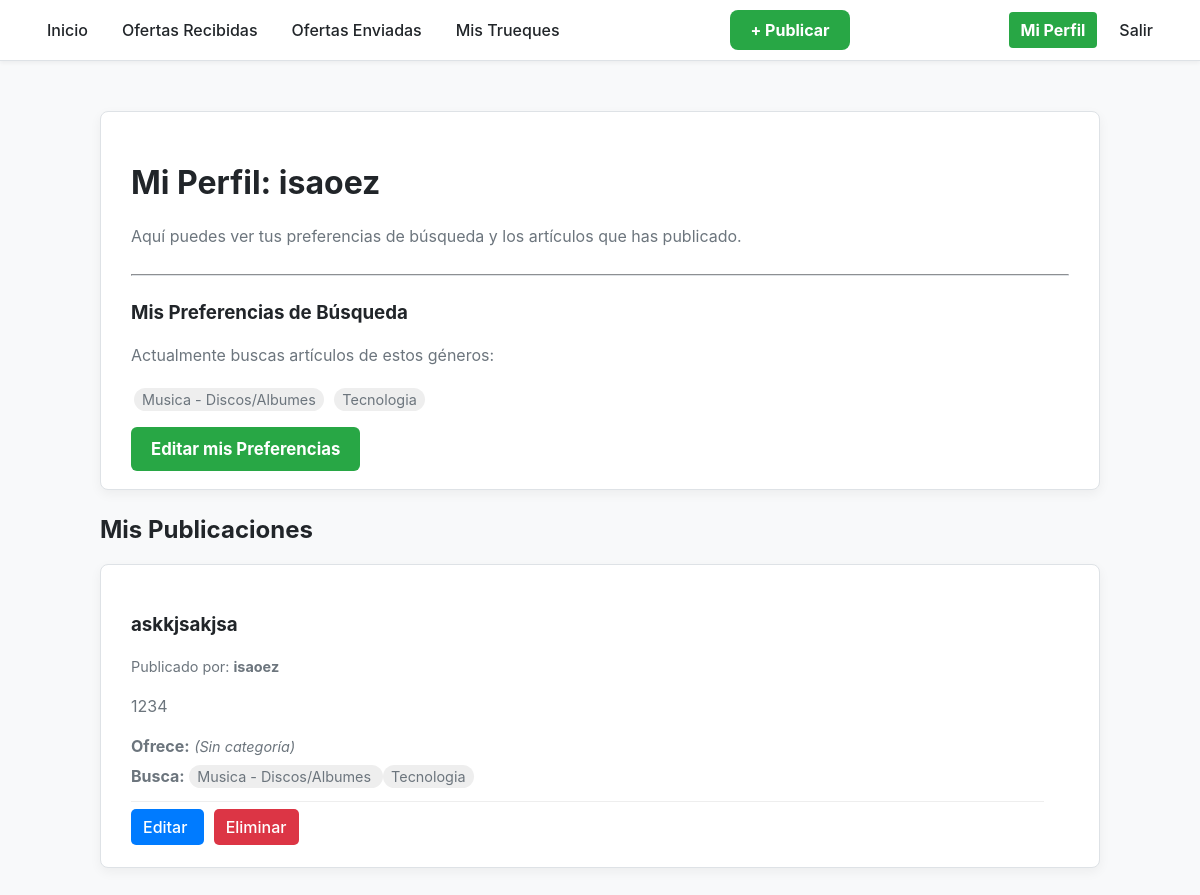
The app's page /perfil/ (signed in), older data.
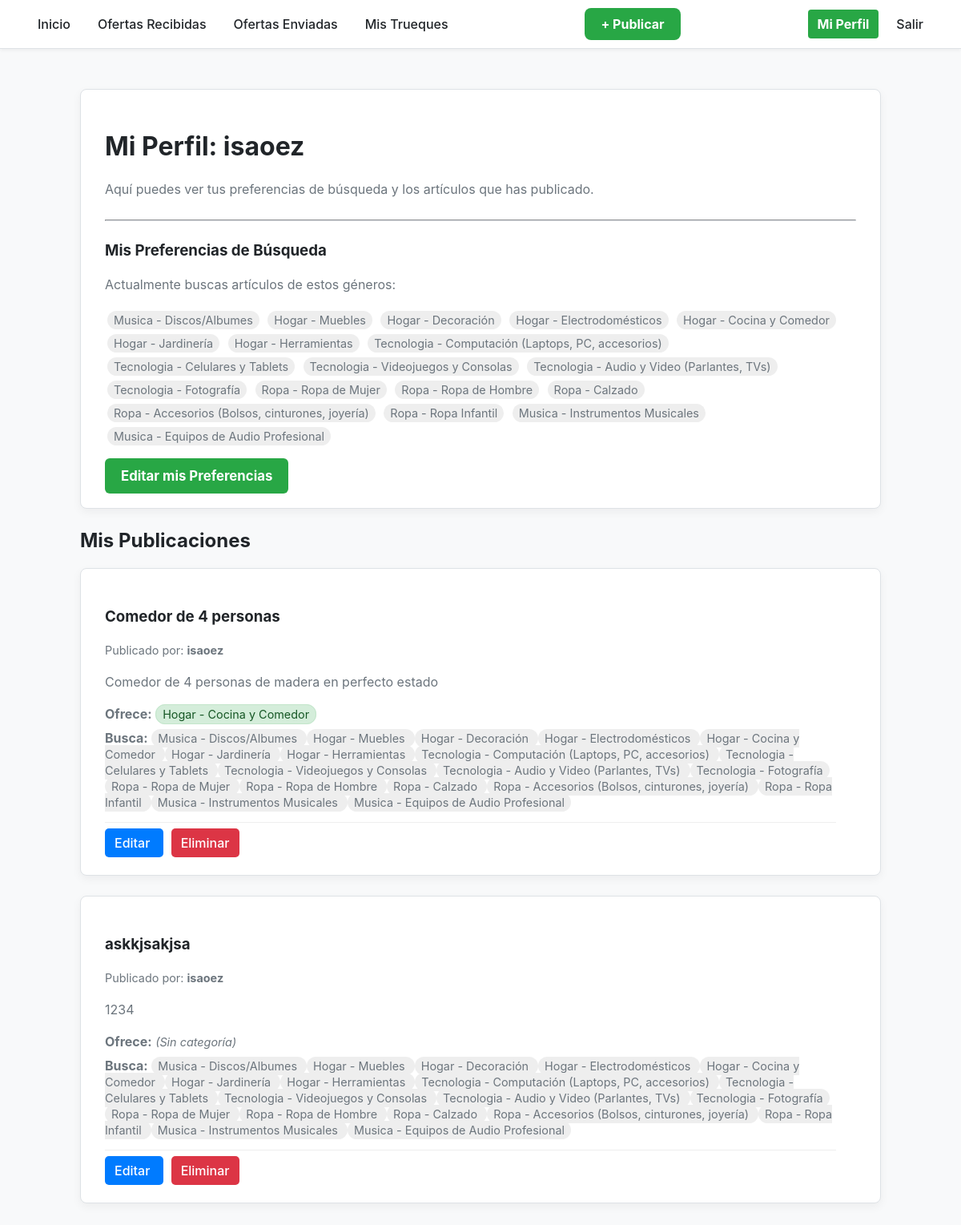
The same page, newer data.
### myapp/models.py (models this page shows, shortened)
class Categoria(models.Model):
    nombre = models.CharField(max_length=100, unique=True)
    padre = models.ForeignKey('self', null=True, blank=True, on_delete=models.CASCADE, related_name='subcategorias')
    def __str__(self):
        ruta_completa = [self.nombre]
        k = self.padre
        while k is not None:
            ruta_completa.insert(0, k.nombre)
            k = k.padre
        return ' - '.join(ruta_completa)

class Articulo(models.Model):
    titulo = models.CharField(max_length=200)
    descripcion = models.TextField()
    propietario = models.ForeignKey(User, on_delete=models.CASCADE)
    imagen = models.ImageField(upload_to='publicaciones/', null=True, blank=True)
    categorias = models.ManyToManyField(Categoria, related_name='articulos')

### myapp/views.py (the view)
# urls.py: path('perfil/', views.ver_perfil, name='perfil'),
@login_required
def ver_perfil(request):
    mis_articulos = Articulo.objects.filter(propietario=request.user).order_by('-id')
    contexto = {
        'mis_articulos': mis_articulos
    }
    return render(request, 'perfil.html', contexto)

### myapp/context_processors.py (called while the page is built)
def notificaciones_pendientes(request):
    if not request.user.is_authenticated:
        return {}
    try:
        ofertas_count = Oferta.objects.filter(
            articulo_deseado__propietario=request.user,
            estado='PENDIENTE'
        ).count()
    except:
        ofertas_count = 0
    try:
        trueques_count = TruequeSugerido.objects.filter(
            participantes=request.user,
            estado='SUGERIDO'
        ).exclude(
            usuarios_que_aceptaron=request.user
        ).count()
    except:
        trueques_count = 0
    return {
        'ofertas_pendientes_count': ofertas_count,
        'trueques_pendientes_count': trueques_count,
    }

### myapp/templates/perfil.html (shortened to what this page needs)
{% extends 'layout/base.html' %}
{% block content %}
<div class="card">
    <h1>Mi Perfil: {{ user.username }}</h1>
    <p>Aquí puedes ver tus preferencias de búsqueda y los artículos que has publicado.</p>
    <hr style="margin: 25px 0; border-color: var(--color-border-subtle);">
    <h3>Mis Preferencias de Búsqueda</h3>
    <p>Actualmente buscas artículos de estos géneros:</p>
    <div style="margin-bottom: 20px;">
        {% for categoria in user.deseo.categorias_buscadas.all %}
            <span style="background: #eee; padding: 3px 8px; border-radius: 12px; font-size: 0.9em; display: inline-block; margin: 3px;">
                {{ categoria }}
            </span>
        {% empty %}
            <p style="font-style: italic;">No has especificado ninguna preferencia.</p>
        {% endfor %}
    </div>
    <div style="margin-top: 25px;">
        <a href="{% url 'editar_preferencias' %}" class="btn" style="max-width: 250px;">
            Editar mis Preferencias
        </a>
    </div>
</div>
<section>
    <h2>Mis Publicaciones</h2>
    {% for articulo in mis_articulos %}
        <article class="card" style="display: flex; justify-content: space-between; align-items: flex-start; margin-bottom: 25px;">
            <div style="flex: 1; margin-right: 25px;">
                <h3>{{ articulo.titulo }}</h3>
                <p style="font-size: 0.9em; color: var(--color-text-secondary);">
                    Publicado por: <b>{{ articulo.propietario.username }}</b>
                </p>
                <p>{{ articulo.descripcion }}</p>
                <div style="margin-bottom: 10px;">
                    <strong>Ofrece:</strong>
                    {% for categoria in articulo.categorias.all %}
                        <span style="background: #d4edda; color: #155724; border: 1px solid #c3e6cb; padding: 3px 8px; border-radius: 12px; font-size: 0.9em;">
                            {{ categoria }}
                        </span>
                    {% empty %}
                        <span style="font-style: italic; font-size: 0.9em;">(Sin categoría)</span>
                    {% endfor %}
                </div>
                <div>
                    <strong>Busca:</strong>
                    {% for categoria in articulo.propietario.deseo.categorias_buscadas.all %}
                        <span style="background: #eee; padding: 3px 8px; border-radius: 12px; font-size: 0.9em;">
                            {{ categoria }}
                        </span>
                    {% empty %}
                        <span style="font-style: italic; font-size: 0.9em;">(No especificó categorías)</span>
                    {% endfor %}
                </div>
                {% if user.is_authenticated and user == articulo.propietario %}
                    <div style="border-top: 1px solid #eee; margin-top: 15px; padding-top: 15px;">
                        <a href="{% url 'editar_publicacion' articulo.id %}" style="text-decoration: none; padding: 8px 12px; background: #007bff; color: white; border-radius: 5px; font-weight: 500;">
                            Editar
                        </a>
                        <a href="{% url 'eliminar_publicacion' articulo.id %}" style="text-decoration: none; padding: 8px 12px; background: #dc3545; color: white; border-radius: 5px; font-weight: 500; margin-left: 10px;">
                            Eliminar
                        </a>
                    </div>
                {% endif %}
            </div>
        </article>
    {% empty %}
        <div class="card">
            <p>Aún no has publicado ningún artículo. ¡<a href="{% url 'publicar' %}">Publica el primero</a>!</p>
        </div>
    {% endfor %}
</section>
{% endblock %}

Row changes from the older to the newer data that the page shows:
no longer on this page (row unchanged): Categoria: nombre+padre "Tecnologia"
added Categoria: nombre+padre "Hogar - Muebles"
added Categoria: nombre+padre "Hogar - Decoración"
added Categoria: nombre+padre "Hogar - Electrodomésticos"
added Categoria: nombre+padre "Hogar - Cocina y Comedor"
added Categoria: nombre+padre "Hogar - Jardinería"
added Categoria: nombre+padre "Hogar - Herramientas"
added Categoria: nombre+padre "Tecnologia - Computación (Laptops, PC, accesorios)"
added Categoria: nombre+padre "Tecnologia - Celulares y Tablets"
added Categoria: nombre+padre "Tecnologia - Videojuegos y Consolas"
added Categoria: nombre+padre "Tecnologia - Audio y Video (Parlantes, TVs)"
added Categoria: nombre+padre "Tecnologia - Fotografía"
added Categoria: nombre+padre "Ropa - Ropa de Mujer"
added Categoria: nombre+padre "Ropa - Ropa de Hombre"
added Categoria: nombre+padre "Ropa - Calzado"
added Categoria: nombre+padre "Ropa - Accesorios (Bolsos, cinturones, joyería)"
added Categoria: nombre+padre "Ropa - Ropa Infantil"
added Categoria: nombre+padre "Musica - Instrumentos Musicales"
added Categoria: nombre+padre "Musica - Equipos de Audio Profesional"
added Articulo: titulo "Comedor de 4 personas", propietario.username "isaoez", descripcion "Comedor de 4 personas de madera en perfecto estado", shows "Editar", Categoria (nombre+padre "Musica - Discos/Albumes")
